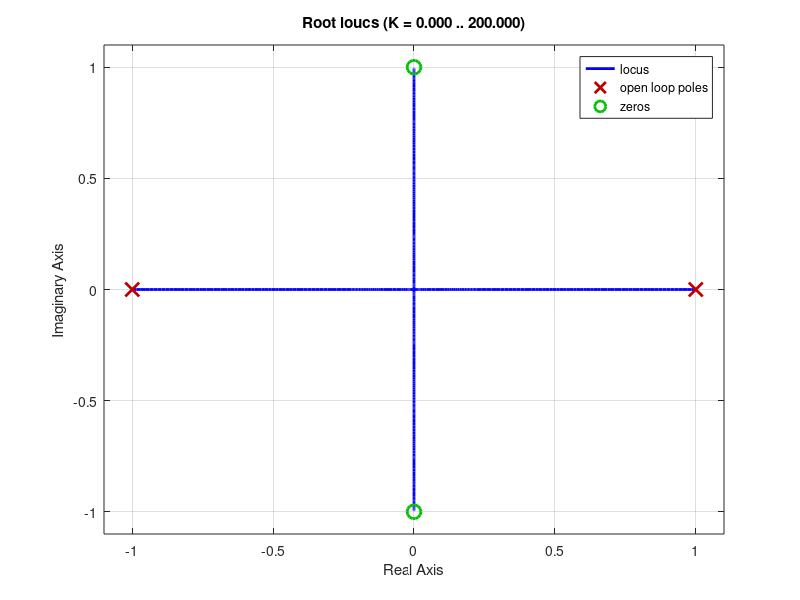
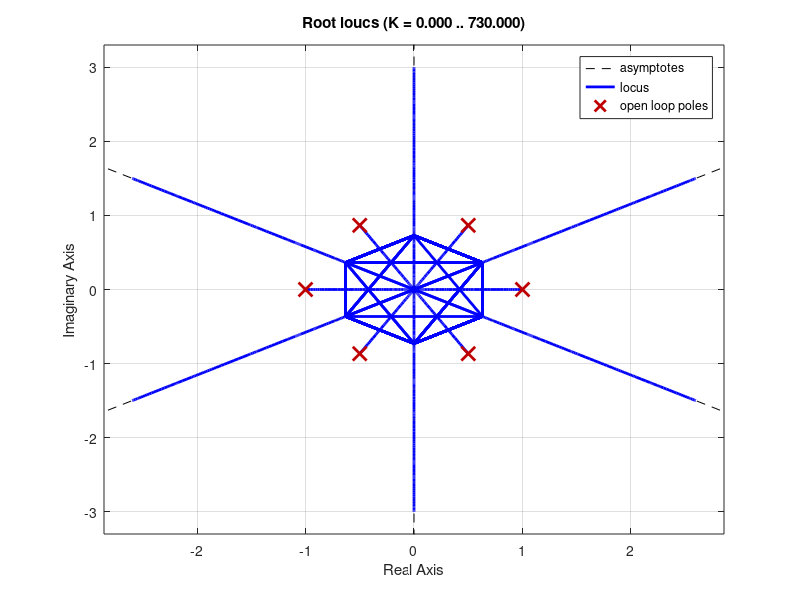
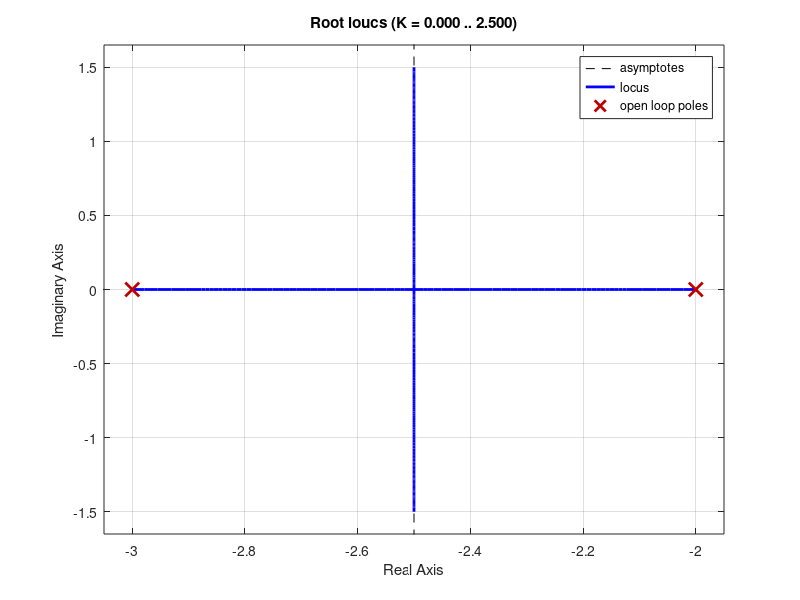

Recreate these plots in MATLAB, in order. (Note: this script raises an error after producing the figures.)
%% Part a
rlocus(tf([1, 0, 1], [1, 0, -1]));

%% Part b
figure
rlocus(tf(1, [1, 0, 0, 0, 0, 0, -1]));

%% Part c
figure
rlocus(tf(1, conv([1, 2], [1, 3])));

%% Part d
syms s
den(s) = (-s^2 - 9)*(-s^2 - 4);
figure
denom_1 = sym2poly(den(s));
rlocus(tf(1, denom_1));
figure
denom_2 = sym2poly(den(s-1));
rlocus(tf(1, denom_2));